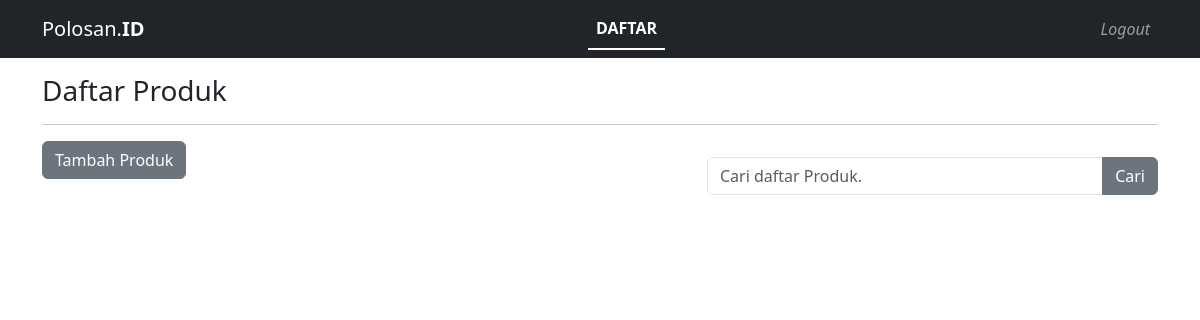
The app's page /admin.php, older data.
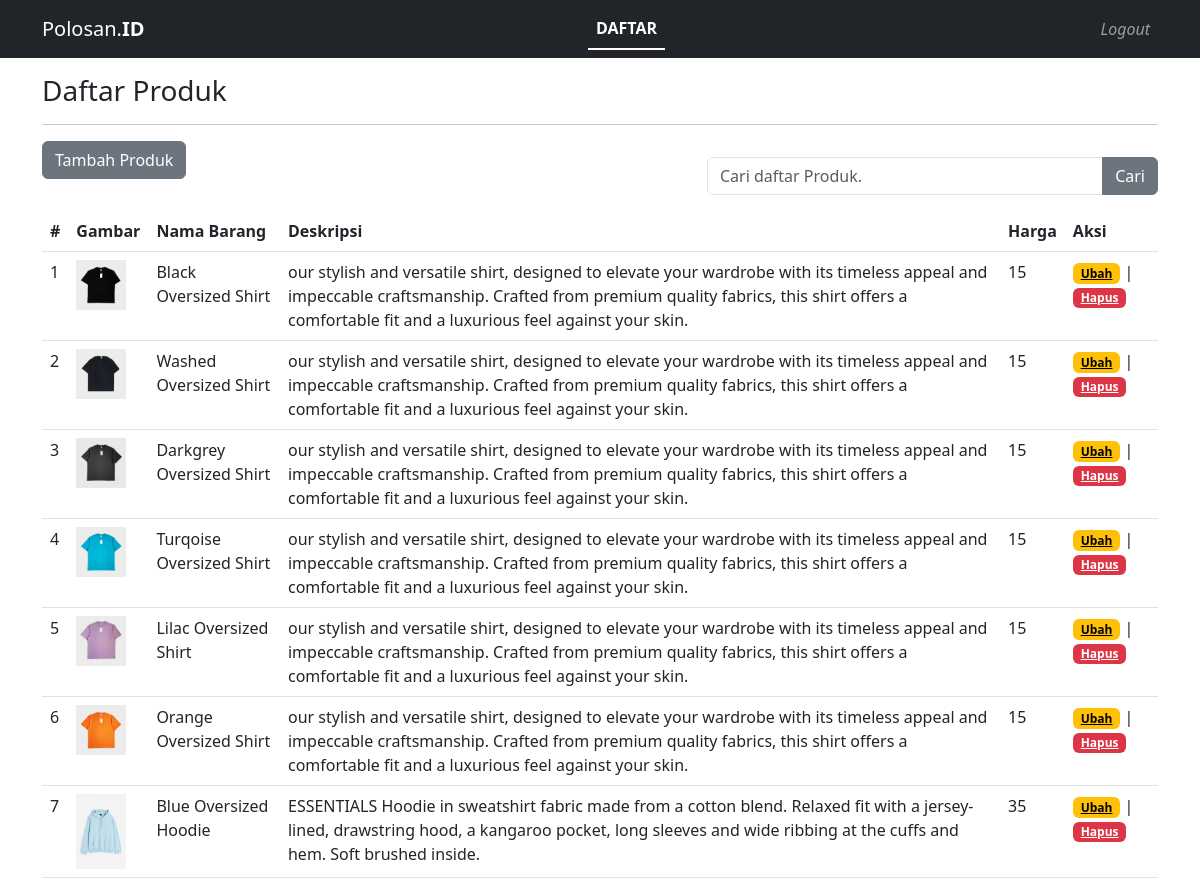
The same page, newer data.
### tables this page shows
CREATE TABLE `produk` (
  `id` int NOT NULL,
  `gambar` varchar(255) DEFAULT NULL,
  `nama_barang` varchar(255) DEFAULT NULL,
  `deskripsi` text,
  `harga` int DEFAULT NULL
);

### functions.php (called while the page is built, shortened)
<?php
function koneksi()
{
    $server = "localhost";
    $user = "root";
    $pass = "";
    $database = "tubes";
    return mysqli_connect($server, $user, $pass, $database);
}
function query($query)
{
    $conn = koneksi();
    $result = mysqli_query($conn, $query) or die(mysqli_error($conn));
    $rows = [];
    while ($row = mysqli_fetch_assoc($result)) {
        $rows[] = $row;
    }
    return $rows;
}

### admin.php (the view, shortened to what this page needs)
<?php
require 'functions.php';
if (isset($_GET['search'])) {
    $keyword = $_GET['keyword'];
    $query = "SELECT * FROM
  produk
  WHERE
  nama_barang LIKE '%$keyword%'
  ";
    $produk = query($query);
} else {
    $produk = query("SELECT * FROM produk");
}
?>
<!doctype html>
<html lang="en">
<head>
    <link href="https://cdn.jsdelivr.net/npm/bootstrap@5.3.0/dist/css/bootstrap.min.css" rel="stylesheet">
</head>
<body>
    <nav class="navbar navbar-expand-lg navbar-dark bg-dark">
        <div class="container">
            <a class="navbar-brand" href="index.php">Polosan.<strong>ID</strong> </a>
            <div class="collapse navbar-collapse" id="navbarNav">
                <ul class="navbar-nav nav-underline mx-auto">
                    <li class="nav-item">
                        <a class="nav-link active" aria-current="page" href="#">DAFTAR</a>
                    </li>
                </ul>
                <ul class="navbar-nav">
                    <li class="nav-item">
                        <a class="nav-link" href="logout.php"><i class="fas fa-right-from-bracket fa-lg">Logout</i></a>
                    </li>
                </ul>
            </div>
        </div>
    </nav>
    <div class="container mt-3">
        <h3>Daftar Produk</h4>
            <hr>
            <div class="row">
                <div class="col-md-7 ">
                    <a href="tambah.php" class="btn btn-secondary">Tambah Produk</a>
                </div>
                <div class="col-md-5 justify-content-end">
                    <form action="" method="get">
                        <div class="input-group my-3">
                            <input type="search" name="keyword" id="keyword" class="form-control" placeholder="Cari daftar Produk." autofocus autocomplete="off">
                            <button class="btn btn-secondary" type="submit" name="search" id="search-button">Cari</button>
                        </div>
                    </form>
                </div>
            </div>
            <?php if ($produk) : ?>
                <table class="table">
                    <thead>
                        <tr>
                            <th scope="col">#</th>
                            <th scope="col">Gambar</th>
                            <th scope="col">Nama Barang</th>
                            <th scope="col">Deskripsi</th>
                            <th scope="col">Harga</th>
                            <th scope="col">Aksi</th>
                        </tr>
                    </thead>
                    <tbody>
                        <?php $i = 1; ?>
                        <?php foreach ($produk as $prdk) : ?>
                            <tr>
                                <td><?= $i++; ?></td>
                                <td>
                                    <img src="img/<?= $prdk['gambar']; ?>" width="50">
                                </td>
                                <td><?= $prdk['nama_barang']; ?></td>
                                <td><?= $prdk['deskripsi']; ?></td>
                                <td><?= $prdk['harga']; ?></td>
                                <td>
                                    <a href="ubah.php?id=<?= $prdk['id']; ?>" class="badge text-bg-warning">Ubah</a> |
                                    <a href="hapus.php?id=<?= $prdk['id']; ?>" class="badge text-bg-danger" onclick="return confirm('Yakin?');">Hapus</a>
                                </td>
                            </tr>
                        <?php endforeach; ?>
                    </tbody>
                </table>
            <?php endif; ?>
    </div>
</body>
</html>

Row changes from the older to the newer data that the page shows:
added produk: gambar (picture), nama_barang "Black Oversized Shirt", deskripsi "our stylish and versatile shirt, designed to elevate your wardrobe with its timeless appeal and impeccable craftsmanship. Crafted from premium quality fabrics, this shirt offers a comfortable fit and a luxurious feel against your skin.", harga "15"
added produk: gambar (picture), nama_barang "Washed Oversized Shirt", deskripsi "our stylish and versatile shirt, designed to elevate your wardrobe with its timeless appeal and impeccable craftsmanship. Crafted from premium quality fabrics, this shirt offers a comfortable fit and a luxurious feel against your skin.", harga "15"
added produk: gambar (picture), nama_barang "Darkgrey Oversized Shirt", deskripsi "our stylish and versatile shirt, designed to elevate your wardrobe with its timeless appeal and impeccable craftsmanship. Crafted from premium quality fabrics, this shirt offers a comfortable fit and a luxurious feel against your skin.", harga "15"
added produk: gambar (picture), nama_barang "Turqoise Oversized Shirt", deskripsi "our stylish and versatile shirt, designed to elevate your wardrobe with its timeless appeal and impeccable craftsmanship. Crafted from premium quality fabrics, this shirt offers a comfortable fit and a luxurious feel against your skin.", harga "15"
added produk: gambar (picture), nama_barang "Lilac Oversized Shirt", deskripsi "our stylish and versatile shirt, designed to elevate your wardrobe with its timeless appeal and impeccable craftsmanship. Crafted from premium quality fabrics, this shirt offers a comfortable fit and a luxurious feel against your skin.", harga "15"
added produk: gambar (picture), nama_barang "Orange Oversized Shirt", deskripsi "our stylish and versatile shirt, designed to elevate your wardrobe with its timeless appeal and impeccable craftsmanship. Crafted from premium quality fabrics, this shirt offers a comfortable fit and a luxurious feel against your skin.", harga "15"
added produk: gambar (picture), nama_barang "Blue Oversized Hoodie", deskripsi "ESSENTIALS Hoodie in sweatshirt fabric made from a cotton blend. Relaxed fit with a jersey-lined, drawstring hood, a kangaroo pocket, long sleeves and wide ribbing at the cuffs and hem. Soft brushed inside.", harga "35"
Text that changed along with them:
text now shown: "# Gambar Nama Barang Deskripsi Harga Aksi"
